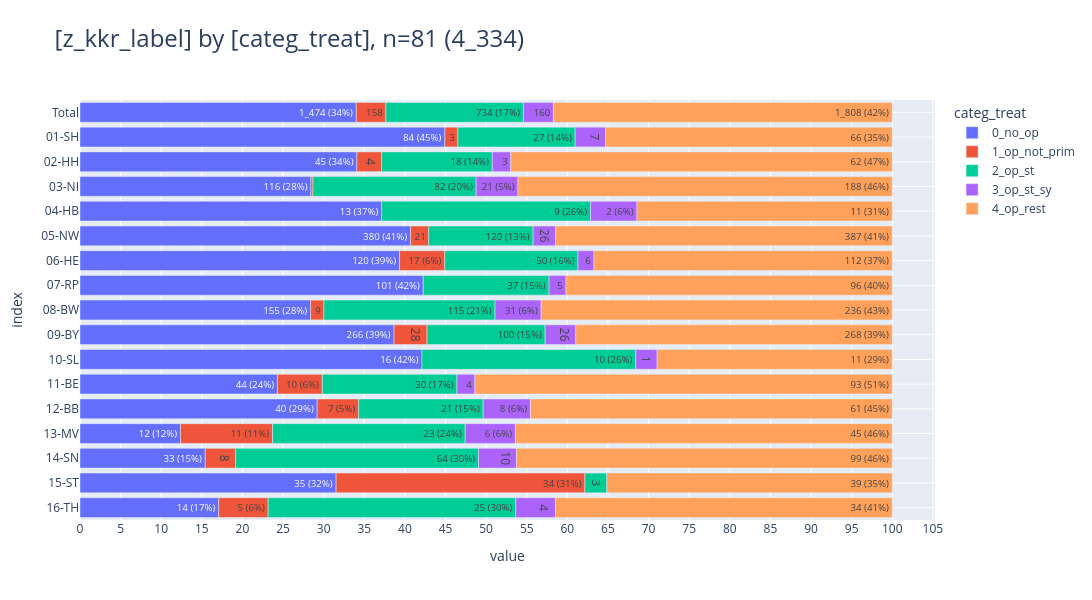

Write notebook code for a chart like this one.
### Markdown cell above
### <a id='toc1_6_2_'></a>[Verteilung categ_treat](#toc0_)

### Code cell
pls.plot_stacked_bars(
    con.sql("select z_kkr_label, categ_treat from t_all2").to_df(),
    swap=False,
    orientation="h",
    height=600,
    show_pct_bar=True,
    relative=True,
    show_total=True,
)

### Figure 1 — Plotly figure (JSON) as saved in the notebook; plotly's stock layout.template omitted (floating-point values rounded to 4 significant figures)
{"data": [{"hovertemplate": "col=0_no_op<br>value=%{x}<br>index=%{y}<br>cnt_pct_bar_str=%{text}<extra></extra>", "legendgroup": "0_no_op", "marker": {"color": "#636EFA", "pattern": {"shape": ""}}, "name": "0_no_op", "orientation": "h", "showlegend": true, "text": ["1_474 (34%)", "84 (45%)", "45 (34%)", "116 (28%)", "13 (37%)", "380 (41%)", "120 (39%)", "101 (42%)", "155 (28%)", "266 (39%)", "16 (42%)", "44 (24%)", "40 (29%)", "12 (12%)", "33 (15%)", "35 (32%)", "14 (17%)"], "textposition": "auto", "type": "bar", "x": [1474, 84, 45, 116, 13, 380, 120, 101, 155, 266, 16, 44, 40, 12, 33, 35, 14], "xaxis": "x", "y": [" Total", "01-SH", "02-HH", "03-NI", "04-HB", "05-NW", "06-HE", "07-RP", "08-BW", "09-BY", "10-SL", "11-BE", "12-BB", "13-MV", "14-SN", "15-ST", "16-TH"], "yaxis": "y"}, {"hovertemplate": "col=1_op_not_prim<br>value=%{x}<br>index=%{y}<br>cnt_pct_bar_str=%{text}<extra></extra>", "legendgroup": "1_op_not_prim", "marker": {"color": "#EF553B", "pattern": {"shape": ""}}, "name": "1_op_not_prim", "orientation": "h", "showlegend": true, "text": ["158", "3", "4", "1", "21", "17 (6%)", "9", "28", "10 (6%)", "7 (5%)", "11 (11%)", "8", "34 (31%)", "5 (6%)"], "textposition": "auto", "type": "bar", "x": [158, 3, 4, 1, 21, 17, 9, 28, 10, 7, 11, 8, 34, 5], "xaxis": "x", "y": [" Total", "01-SH", "02-HH", "03-NI", "05-NW", "06-HE", "08-BW", "09-BY", "11-BE", "12-BB", "13-MV", "14-SN", "15-ST", "16-TH"], "yaxis": "y"}, {"hovertemplate": "col=2_op_st<br>value=%{x}<br>index=%{y}<br>cnt_pct_bar_str=%{text}<extra></extra>", "legendgroup": "2_op_st", "marker": {"color": "#00CC96", "pattern": {"shape": ""}}, "name": "2_op_st", "orientation": "h", "showlegend": true, "text": ["734 (17%)", "27 (14%)", "18 (14%)", "82 (20%)", "9 (26%)", "120 (13%)", "50 (16%)", "37 (15%)", "115 (21%)", "100 (15%)", "10 (26%)", "30 (17%)", "21 (15%)", "23 (24%)", "64 (30%)", "3", "25 (30%)"], "textposition": "auto", "type": "bar", "x": [734, 27, 18, 82, 9, 120, 50, 37, 115, 100, 10, 30, 21, 23, 64, 3, 25], "xaxis": "x", "y": [" Total", "01-SH", "02-HH", "03-NI", "04-HB", "05-NW", "06-HE", "07-RP", "08-BW", "09-BY", "10-SL", "11-BE", "12-BB", "13-MV", "14-SN", "15-ST", "16-TH"], "yaxis": "y"}, {"hovertemplate": "col=3_op_st_sy<br>value=%{x}<br>index=%{y}<br>cnt_pct_bar_str=%{text}<extra></extra>", "legendgroup": "3_op_st_sy", "marker": {"color": "#AB63FA", "pattern": {"shape": ""}}, "name": "3_op_st_sy", "orientation": "h", "showlegend": true, "text": ["160", "7", "3", "21 (5%)", "2 (6%)", "26", "6", "5", "31 (6%)", "26", "1", "4", "8 (6%)", "6 (6%)", "10", "4"], "textposition": "auto", "type": "bar", "x": [160, 7, 3, 21, 2, 26, 6, 5, 31, 26, 1, 4, 8, 6, 10, 4], "xaxis": "x", "y": [" Total", "01-SH", "02-HH", "03-NI", "04-HB", "05-NW", "06-HE", "07-RP", "08-BW", "09-BY", "10-SL", "11-BE", "12-BB", "13-MV", "14-SN", "16-TH"], "yaxis": "y"}, {"hovertemplate": "col=4_op_rest<br>value=%{x}<br>index=%{y}<br>cnt_pct_bar_str=%{text}<extra></extra>", "legendgroup": "4_op_rest", "marker": {"color": "#FFA15A", "pattern": {"shape": ""}}, "name": "4_op_rest", "orientation": "h", "showlegend": true, "text": ["1_808 (42%)", "66 (35%)", "62 (47%)", "188 (46%)", "11 (31%)", "387 (41%)", "112 (37%)", "96 (40%)", "236 (43%)", "268 (39%)", "11 (29%)", "93 (51%)", "61 (45%)", "45 (46%)", "99 (46%)", "39 (35%)", "34 (41%)"], "textposition": "auto", "type": "bar", "x": [1808, 66, 62, 188, 11, 387, 112, 96, 236, 268, 11, 93, 61, 45, 99, 39, 34], "xaxis": "x", "y": [" Total", "01-SH", "02-HH", "03-NI", "04-HB", "05-NW", "06-HE", "07-RP", "08-BW", "09-BY", "10-SL", "11-BE", "12-BB", "13-MV", "14-SN", "15-ST", "16-TH"], "yaxis": "y"}], "layout": {"barmode": "relative", "barnorm": "percent", "height": 600, "legend": {"title": {"text": "categ_treat"}, "tracegroupgap": 0, "traceorder": "normal"}, "title": {"font": {"size": 24}, "text": "[z_kkr_label] by [categ_treat], n=81 (4_334)", "xanchor": "left", "y": 0.95, "yanchor": "top"}, "width": 2000, "xaxis": {"anchor": "y", "domain": [0, 1], "dtick": 5, "gridwidth": 1, "showgrid": true, "title": {"text": "value"}}, "yaxis": {"anchor": "x", "categoryarray": ["16-TH", "15-ST", "14-SN", "13-MV", "12-BB", "11-BE", "10-SL", "09-BY", "08-BW", "07-RP", "06-HE", "05-NW", "04-HB", "03-NI", "02-HH", "01-SH", " Total"], "categoryorder": "array", "domain": [0, 1], "gridwidth": 1, "showgrid": true, "title": {"text": "index"}}}}
